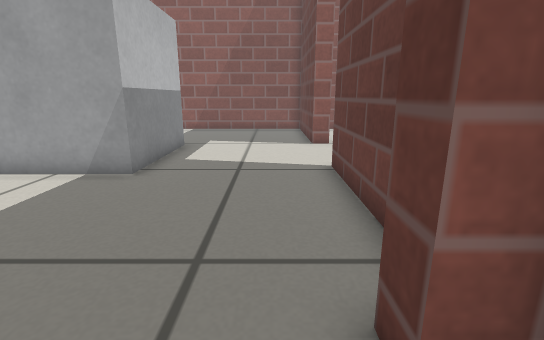
View 1 (above)

16 first-person views from a walk through a world built for the Gazebo simulator. The camera is 0.42 m above the floor, tilts 14° down and sees 85° across. The floor is counted in squares, 0.2 m on a side. Each view is taken from the middle of a square. On the plan, view 1 faces up. The plan holds only what a view shows up to about 17 squares ahead; the rest is blank. Robots are left out. Simple patterns stand in for the simulator's built-in surfaces.

View 2
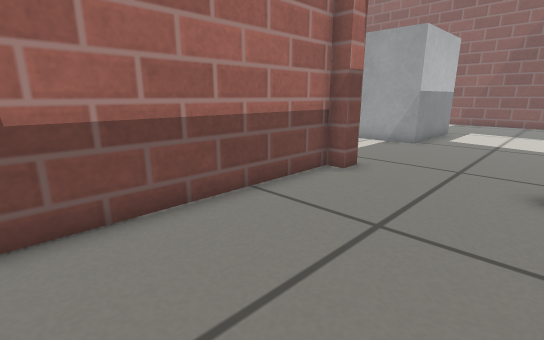

View 3
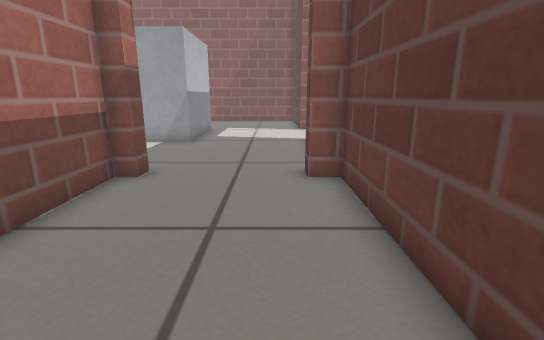

View 4
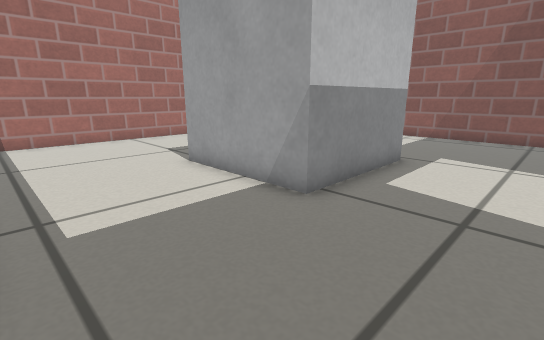

View 5
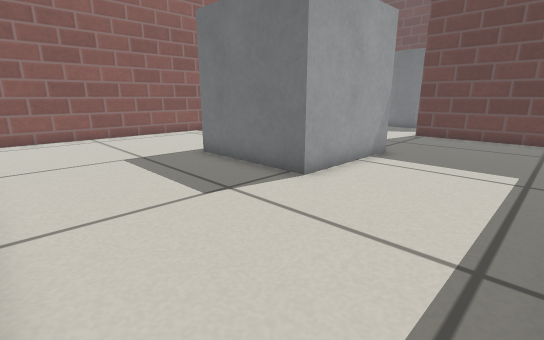

View 6
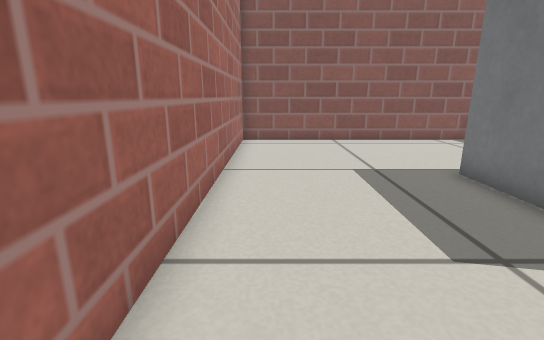

View 7
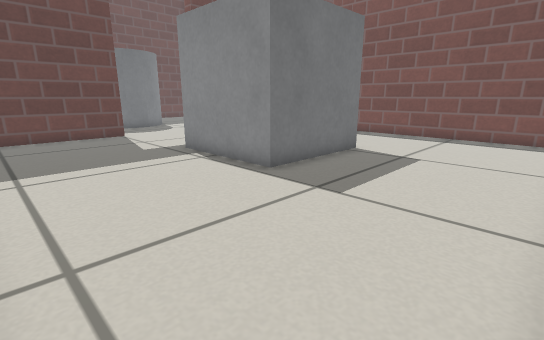

View 8
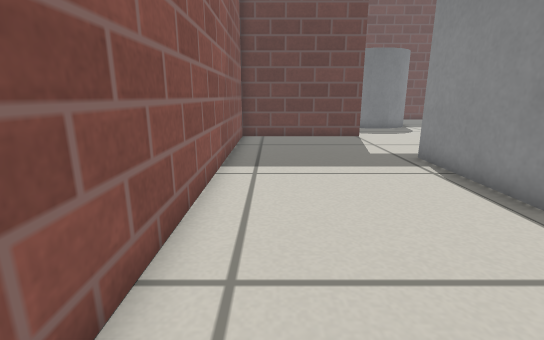

View 9
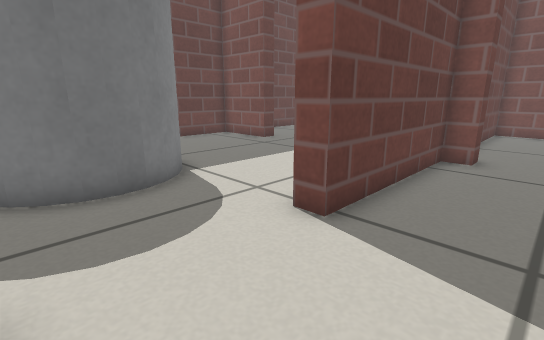

View 10
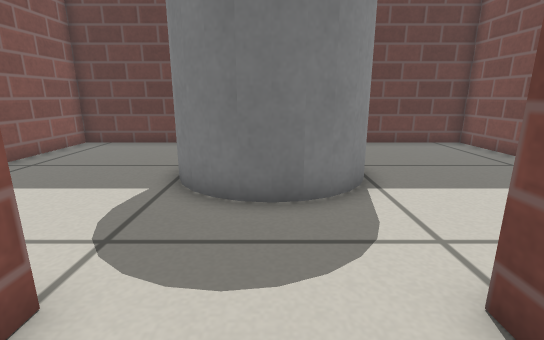

View 11
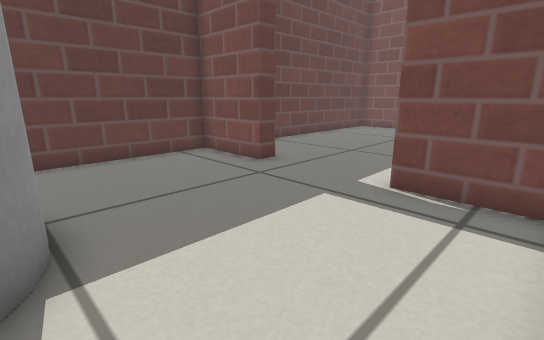

View 12
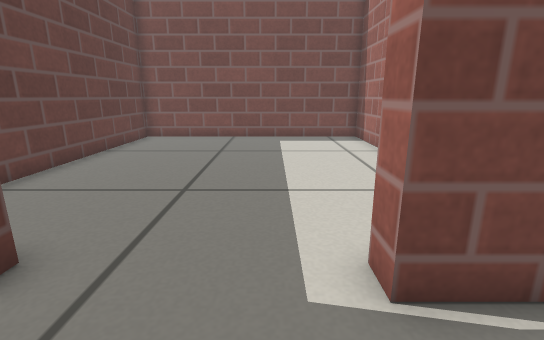

View 13
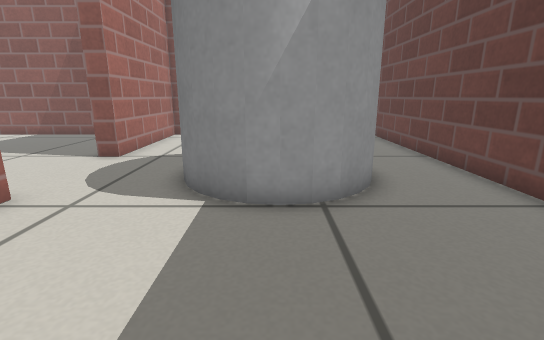

View 14
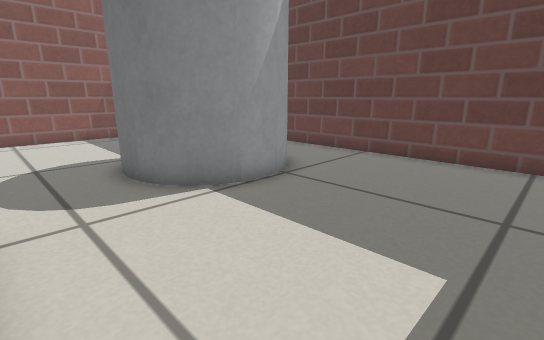

View 15
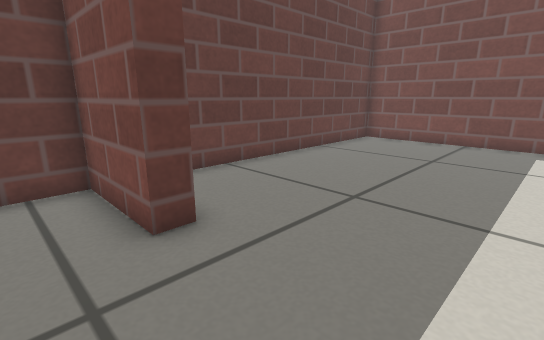

View 16
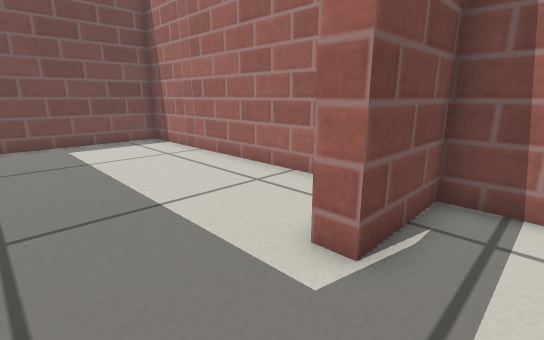

### Floor plan
Key: @ floor where view 1 was taken; # wall or solid block; . floor; D open door; B grey box; C grey cylinder.
Columns run from 16 left of view 1 to 14 right of it. Each row starts with its distance up from view 1.
 20 ###############################
 19 #.................#...........#
 18 #.................#...........#
 17 #.................#...........#
 16 #.................#...........#
 15 #.................#...........#
 14 #.................#........ ..#
 13 #......BBBBBB.....D....C    ..#
 12 #......B    B.....D...C    ...#
 11 #......B    B.....D...C    ...#
 10 #......B    B.....D...C   C...#
  9 #......B    B.....D....CCCC...#
  8 #......BBBBBB.....#...........#
  7 #.................#...........#
  6 #.................#...........#
  5 #.................#...........#
  4 #.................#...........#
  3  .................#...........#
  2   ###########DDDDD####DDDDD####
  1             #.....#  ........ #
  0             #...@.#...........#
 -1             #.....#...........#
 -2             #.....#...........#
 -3             #.....#...........#
 -4             #.....#...........#
 -5             #.....#...........#
 -6             #.. ..#...........#
 -7                 ###...........#
 -8                   #...........#
 -9                   #...........#
-10                   #...........#
-11                   #############

Positions as (right, up) in squares from view 1, and headings:
1: (0, 0), facing up
2: (1, -6), facing up-left
3: (0, -6), facing up
4: (0, 3), facing up-left
5: (-15, 3), facing up-right
6: (-14, 5), facing up
7: (-15, 19), facing down-right
8: (-14, 18), facing right
9: (-1, 13), facing down-right
10: (0, 11), facing right
11: (3, 9), facing down-right
12: (7, 5), facing down
13: (8, 3), facing up
14: (3, 3), facing up-right
15: (6, 4), facing down-right
16: (9, 4), facing down-left
